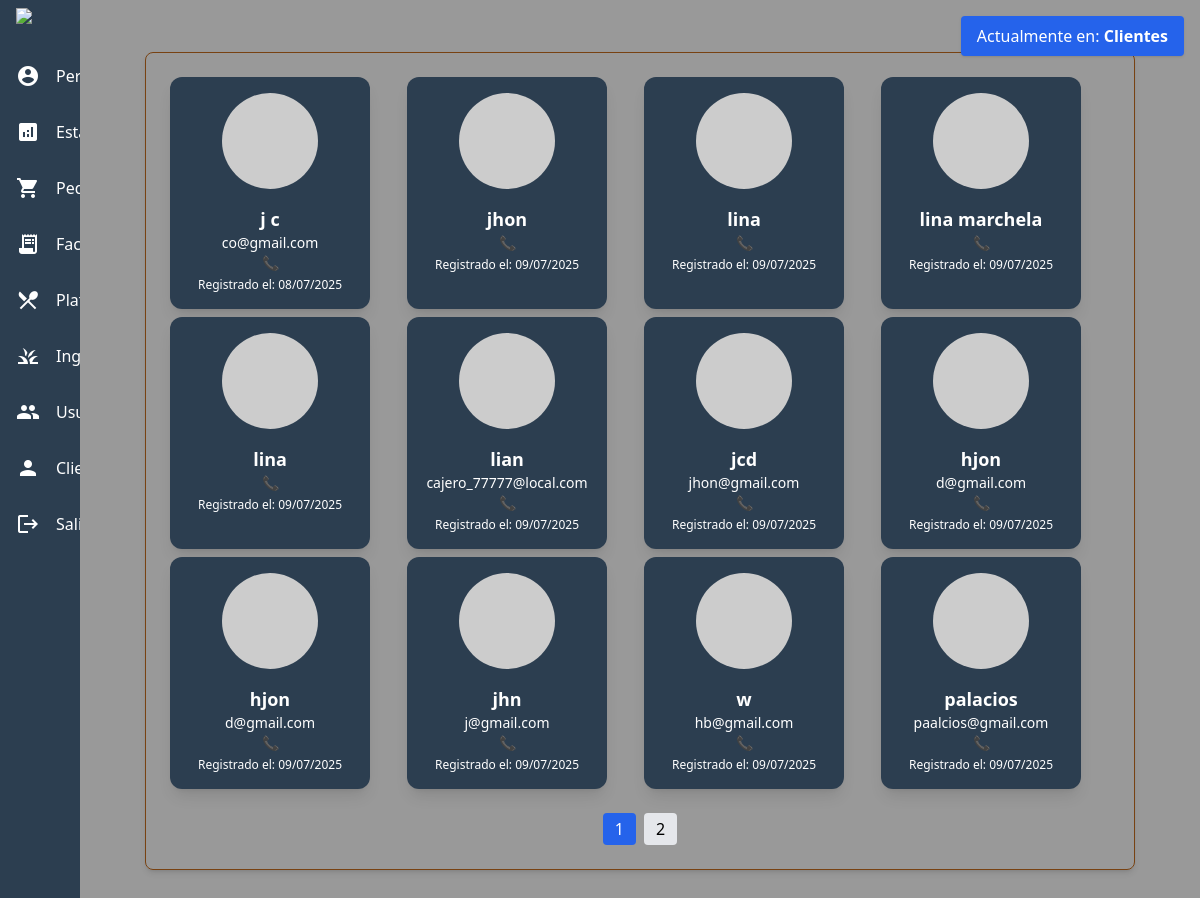
Screenshot of /proyectofinal/clientes/clientes.php (signed in) with the database file from the repository.
### tables this page shows
CREATE TABLE `clientes` (
  `cliente_id` bigint(20) NOT NULL,
  `cli_nombre` varchar(50) NOT NULL,
  `cli_documento` varchar(20) NOT NULL,
  `cli_apellido` varchar(50) DEFAULT NULL,
  `cli_correo` varchar(100) NOT NULL,
  `cli_contrasena` varchar(255) DEFAULT NULL,
  `cli_telefono` varchar(15) DEFAULT NULL,
  `fecha_registro` timestamp NOT NULL DEFAULT current_timestamp()
);

### proyectofinal/clientes/clientes.php (the view, shortened to what this page needs)
<?php
require_once("../conexion/conectarBD.php");
$por_pagina =12;
$pagina = isset($_GET['pagina']) && is_numeric($_GET['pagina']) ? (int)$_GET['pagina'] : 1;
$inicio = ($pagina - 1) * $por_pagina;
$total_clientes = mysqli_fetch_assoc(mysqli_query($connect, "SELECT COUNT(*) as total FROM clientes"))['total'];
$total_paginas = ceil($total_clientes / $por_pagina);
$sql = "SELECT * FROM clientes LIMIT $inicio, $por_pagina";
$resultado = mysqli_query($connect, $sql);
?>
<!DOCTYPE html>
<html lang="es">
<head>
    <script src="https://cdn.tailwindcss.com"></script>
    <link href="https://cdnjs.cloudflare.com/ajax/libs/font-awesome/6.0.0-beta3/css/all.min.css" rel="stylesheet">
    <link rel="stylesheet" href="https://cdnjs.cloudflare.com/ajax/libs/animate.css/4.1.1/animate.min.css"/>
</head>
<body class="m-0 font-sans  md:pl-[0px] relative">
    <div class="flex min-h-screen  z-10 relative">
        <div class="group hover:w-56 w-20 bg-[#2C3E50] text-white flex flex-col transition-all duration-300 overflow-hidden">
             <div class="mb-4 flex py-2 items-center w-full px-4">
                <img src="/imagenes/JJJ_s_Pizzas-removebg-preview (2).png">
            </div>
            <a href="../loginadmin/perfil.php" class="flex items-center w-full py-4 px-4 hover:bg-white/10 ">
                <i class="material-icons text-[24px]">account_circle</i>
            </a>
            <a href="../loginadmin/prueba.php" class="flex items-center w-full py-4 px-4 hover:bg-white/10">
                <i class="material-icons text-[24px]">analytics</i>
            </a>
            <a href="../pedidos/pedidos.php" class="flex items-center w-full py-4 px-4 hover:bg-white/10">
                <i class="material-icons text-[24px]">shopping_cart</i>
            </a>
            <a href="../facturas/facturas.php" class=" flex items-center w-full py-4 px-4 hover:bg-white/10">
                <i class="material-icons text-[24px]">receipt_long</i>
            </a>
            <a href="../platos/platos.php" class="flex items-center w-full py-4 px-4 hover:bg-white/10">
                <i class="material-icons text-[24px]">local_dining</i>
            </a>
            <a href="../ingredientes/ingredientes.php" class="flex items-center w-full py-4 px-4 hover:bg-white/10">
                <i class="material-icons text-[24px]">grass</i>
            </a>
            <a href="../usuarios/index.php" class="flex items-center w-full py-4 px-4 hover:bg-white/10">
                <i class="material-icons text-[24px]">people</i>
            </a>
            <a href="../clientes/clientes.php" class=" flex items-center w-full py-4 px-4 hover:bg-white/10">
                <i class="material-icons text-[24px]">person</i>
            </a>
             <a id="btnCerrarSesion" href="#" class="flex items-center w-full py-4 px-4 hover:bg-white/10">
                <i class="material-icons text-[24px]">logout</i>
            </a>
        </div>
        <div class="flex-1 p-5 overflow-auto">
            <div class="max-w-7xln w-11/12 mx-auto mt-8 border-[#784212] border p-6 m-6 rounded-lg shadow-md">
                <div class="grid w-full grid-cols-1 sm:grid-cols-2 md:grid-cols-3 lg:grid-cols-4 xl:grid-cols-6 2xl:grid-cols-8 gap-2">
                    <?php while ($cliente = mysqli_fetch_assoc($resultado)): ?>
                        <div class="bg-[#2c3e50] rounded-xl shadow-lg p-4 w-[200px] flex flex-col items-center text-center cursor-pointer transition-transform duration-150">
                            <img src="https://ui-avatars.com/api/?name=<?= urlencode($cliente['cli_nombre'] . ' ' . $cliente['cli_apellido']) ?>&background=0D8ABC&color=fff"
                                alt="Foto del cliente"
                                class="w-24 h-24 rounded-full mb-4">
                            <h2 class="text-lg font-semibold text-white"><?= htmlspecialchars($cliente['cli_nombre']) . ' ' . htmlspecialchars($cliente['cli_apellido']) ?></h2>
                            <p class="text-sm text-white"><?= htmlspecialchars($cliente['cli_correo']) ?></p>
                            <p class="text-sm text-white">📞 <?= htmlspecialchars($cliente['cli_telefono']) ?></p>
                            <p class="text-xs text-white mt-1">Registrado el: <?= date('d/m/Y', strtotime($cliente['fecha_registro'])) ?></p>
                        </div>
                    <?php endwhile; ?>
                </div>
                <div class="flex justify-center mt-6 space-x-2">
                    <?php for ($i = 1; $i <= $total_paginas; $i++): ?>
                       <a href="?pagina=<?= $i ?>" class="px-3 py-1 rounded
                            <?= $i == $pagina ? 'bg-blue-600 text-white' : 'bg-gray-200 hover:bg-gray-300' ?>">
                            <?= $i ?>
                        </a>
                    <?php endfor; ?>
                </div>
            </div>
        </div>
        <div id="mensajeUbicacion" class="fixed top-4 right-4 bg-blue-600 text-white px-4 py-2 rounded shadow z-50 animate-fade-in">
        Actualmente en: <strong>Clientes</strong>
        </div>
</div>
</body>
</html>

### proyectofinal/clientes/clientes.php (style rules this page uses)
.animate-fade-in { animation: fade-in 0.5s ease-in-out; }

### rows the page displays
clientes: cli_nombre "j", cli_apellido "c", cli_correo "co@gmail.com", fecha_registro "08/07/2025"
clientes: cli_nombre "jhon", fecha_registro "09/07/2025"
clientes: cli_nombre "lina", fecha_registro "09/07/2025"
clientes: cli_nombre "lina marchela", fecha_registro "09/07/2025"
clientes: cli_nombre "lina", fecha_registro "09/07/2025"
clientes: cli_nombre "lian", cli_correo "cajero_77777@local.com", fecha_registro "09/07/2025"
clientes: cli_nombre "jcd", cli_correo "jhon@gmail.com", fecha_registro "09/07/2025"
clientes: cli_nombre "hjon", cli_correo "d@gmail.com", fecha_registro "09/07/2025"
clientes: cli_nombre "hjon", cli_correo "d@gmail.com", fecha_registro "09/07/2025"
clientes: cli_nombre "jhn", cli_correo "j@gmail.com", fecha_registro "09/07/2025"
clientes: cli_nombre "w", cli_correo "hb@gmail.com", fecha_registro "09/07/2025"
clientes: cli_nombre "palacios", cli_correo "paalcios@gmail.com", fecha_registro "09/07/2025"
